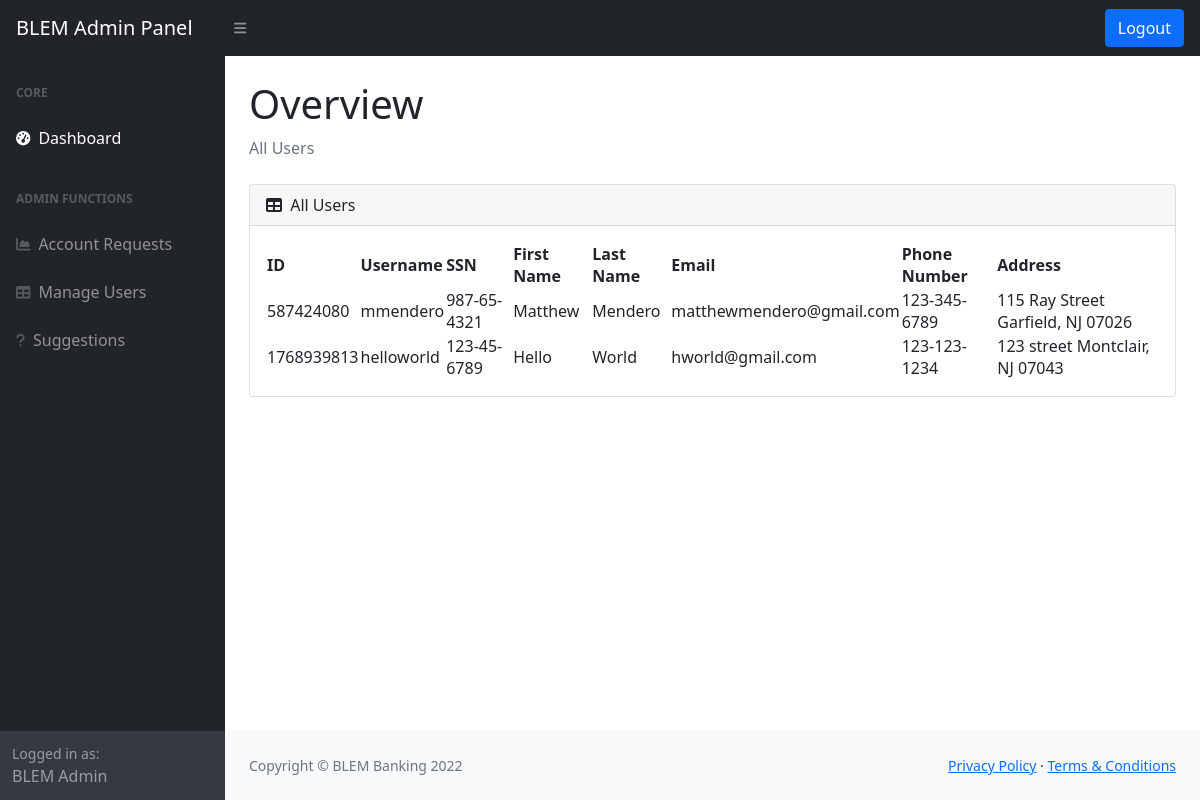
Before: /pages/admin_pages/admin_homepage.php (signed in) with the older database file.
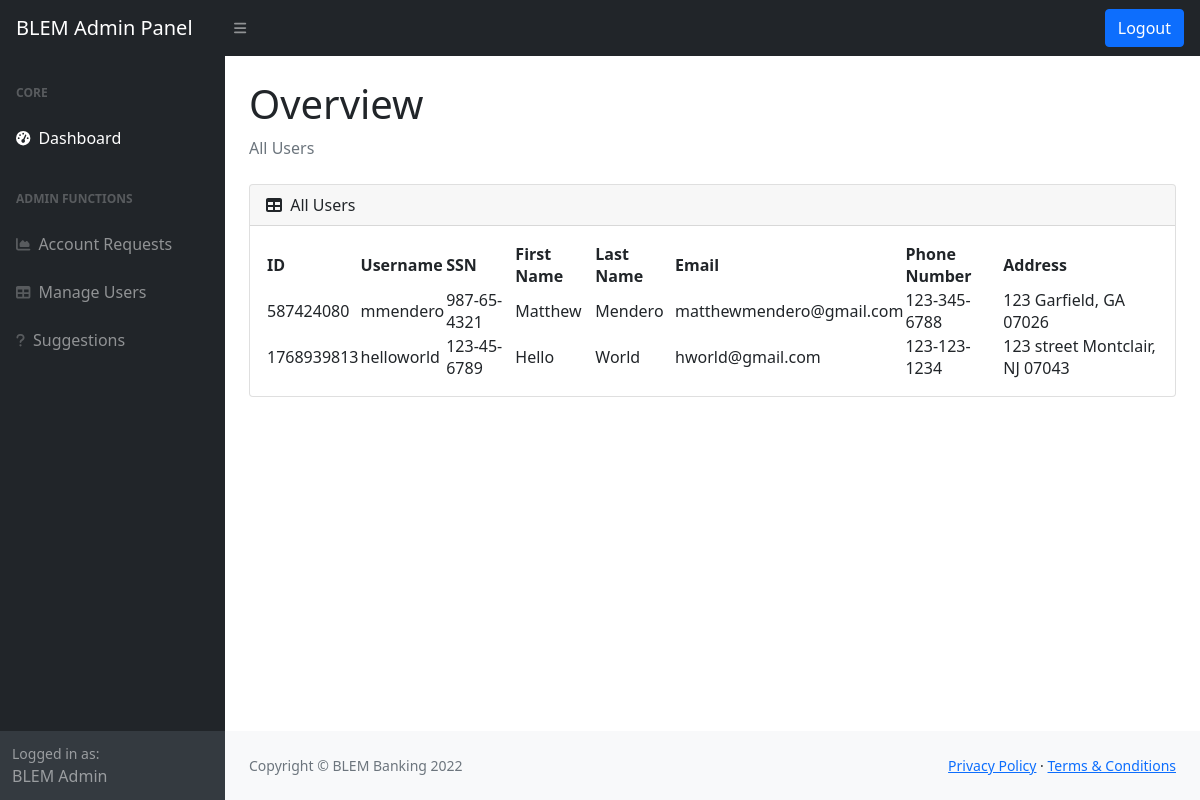
After: the same page with the newer database file.
### tables this page shows
CREATE TABLE `customer` (
  `ID` int(50) NOT NULL,
  `username` varchar(50) DEFAULT NULL,
  `password` varchar(255) NOT NULL,
  `email` varchar(50) DEFAULT NULL,
  `fname` varchar(50) NOT NULL,
  `lname` varchar(50) NOT NULL,
  `ssn` varchar(255) NOT NULL,
  `phone` varchar(255) NOT NULL,
  `address` varchar(100) NOT NULL
);

### pages/admin_pages/admin_homepage.php (the view, shortened to what the changed rows need)
<?php
  include '../../config.php';
?>
<html lang="en">
  <head>
    <link href="https://cdn.jsdelivr.net/npm/simple-datatables@latest/dist/style.css" rel="stylesheet" />
    <link href="../../styles/admin_styles.css" rel="stylesheet" />
  </head>
    <body class="sb-nav-fixed">
      <div id="layoutSidenav">
          <div id="layoutSidenav_content">
              <main>
                  <div class="container-fluid px-4">
                      <h1 class="mt-4">Overview</h1>
                      <div class="card mb-4">
                          <div class="card-body">
                              <table id="datatablesSimple">
                                  <thead>
                                      <tr>
                                          <th>ID</th>
                                          <th>Username</th>
                                          <th>SSN</th>
                                          <th>First Name</th>
                                          <th>Last Name</th>
                                          <th>Email</th>
                                          <th>Phone Number</th>
                                          <th>Address</th>
                                      </tr>
                                  </thead>
                                  <tbody>
                                    <?php
                                      $query = "SELECT * FROM `customer`";
                                      $result = $db->query($query);
                                      if ($result->num_rows > 0) {
                                        while ($row = $result->fetch_assoc()){
                                          echo '<tr>';
                                          echo '<td>'.$row['ID'].'</td>';
                                          echo '<td>'.openssl_decrypt($row['username'], $_SESSION['ciphering'], $_SESSION['key'], $_SESSION['options'], $_SESSION['encryption_iv']).'</td>';
                                          echo '<td>'.openssl_decrypt($row['ssn'], $_SESSION['ciphering'], $_SESSION['key'], $_SESSION['options'], $_SESSION['encryption_iv']).'</td>';
                                          echo '<td>'.openssl_decrypt($row['fname'], $_SESSION['ciphering'], $_SESSION['key'], $_SESSION['options'], $_SESSION['encryption_iv']).'</td>';
                                          echo '<td>'.openssl_decrypt($row['lname'], $_SESSION['ciphering'], $_SESSION['key'], $_SESSION['options'], $_SESSION['encryption_iv']).'</td>';
                                          echo '<td>'.openssl_decrypt($row['email'], $_SESSION['ciphering'], $_SESSION['key'], $_SESSION['options'], $_SESSION['encryption_iv']).'</td>';
                                          echo '<td>'.openssl_decrypt($row['phone'], $_SESSION['ciphering'], $_SESSION['key'], $_SESSION['options'], $_SESSION['encryption_iv']).'</td>';
                                          echo '<td>'.openssl_decrypt($row['address'], $_SESSION['ciphering'], $_SESSION['key'], $_SESSION['options'], $_SESSION['encryption_iv']).'</td>';
                                          echo '</tr>';
                                        }
                                      }
                                    ?>
                                  </tbody>
                              </table>
                          </div>
                      </div>
                  </div>
              </main>
          </div>
      </div>
  </body>
</html>

Changed rows visible on the page:
changed customer "mmendero": phone "123-345-6789" → "123-345-6788"; address "115 Ray Street Garfield, NJ 07026" → "123 Garfield, GA 07026"
